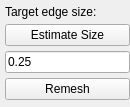
                         <widget class="QWidget" name="page_19">
                          <property name="geometry">
                           <rect>
                            <x>0</x>
                            <y>0</y>
                            <width>130</width>
                            <height>107</height>
                           </rect>
                          </property>
                          <attribute name="label">
                           <string>Remesh</string>
                          </attribute>
                          <attribute name="toolTip">
                           <string>Remesh (Global remesh using mmg)</string>
                          </attribute>
                          <layout class="QVBoxLayout" name="verticalLayout_35">
                           <property name="spacing">
                            <number>5</number>
                           </property>
                           <property name="leftMargin">
                            <number>5</number>
                           </property>
                           <property name="topMargin">
                            <number>5</number>
                           </property>
                           <property name="rightMargin">
                            <number>0</number>
                           </property>
                           <property name="bottomMargin">
                            <number>5</number>
                           </property>
                           <item>
                            <widget class="QLabel" name="label_28">
                             <property name="sizePolicy">
                              <sizepolicy hsizetype="Preferred" vsizetype="Fixed">
                               <horstretch>0</horstretch>
                               <verstretch>0</verstretch>
                              </sizepolicy>
                             </property>
                             <property name="text">
                              <string>Target edge size:  </string>
                             </property>
                            </widget>
                           </item>
                           <item>
                            <widget class="QPushButton" name="btnEstimateEdgeSize1">
                             <property name="text">
                              <string>Estimate Size</string>
                             </property>
                            </widget>
                           </item>
                           <item>
                            <widget class="QLineEdit" name="lineEditEstimateEdgeSize1">
                             <property name="text">
                              <string>0.25</string>
                             </property>
                             <property name="placeholderText">
                              <string/>
                             </property>
                            </widget>
                           </item>
                           <item>
                            <widget class="QPushButton" name="btnRemeshG">
                             <property name="text">
                              <string>Remesh</string>
                             </property>
                            </widget>
                           </item>
                           <item>
                            <spacer name="verticalSpacer_4">
                             <property name="orientation">
                              <enum>Qt::Vertical</enum>
                             </property>
                             <property name="sizeHint" stdset="0">
                              <size>
                               <width>118</width>
                               <height>18</height>
                              </size>
                             </property>
                            </spacer>
                           </item>
                          </layout>
                         </widget>
